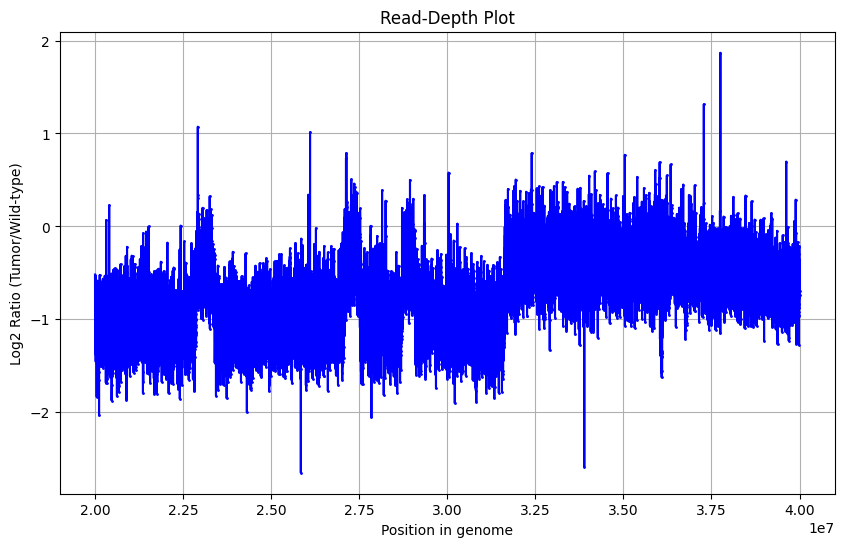

Python code for this plot:
import pandas as pd
import numpy as np
import matplotlib.pyplot as plt

# Read the output of samtools depth
def read_depth_file(depth_file):
    df = pd.read_csv(depth_file, sep='\t', header=None, names=['chrom', 'pos', 'depth'])
    return df

# Calculate mean read depth for a window of 1000 bases
def calculate_mean_depth(df):
    window_size = 1000
    df['window'] = df['pos'] // window_size
    mean_depth = df.groupby(['chrom', 'window'])['depth'].mean().reset_index()
    mean_depth['pos'] = mean_depth['window'] * window_size + window_size // 2
    return mean_depth

# Calculate log2 ratio between tumor and wild-type
def calculate_log2_ratio(df_tumor, df_wildtype):
    merged_df = pd.merge(df_tumor, df_wildtype, on=['chrom', 'pos'], suffixes=('_tumor', '_wildtype'))
    merged_df['log2_ratio'] = np.log2(merged_df['depth_tumor'] / merged_df['depth_wildtype'])
    return merged_df

# Plot log2 ratio and save as image
def save_log2_ratio_plot(df):
    plt.figure(figsize=(10, 6))
    plt.plot(df['pos'], df['log2_ratio'], color='blue', linestyle='-', marker='.', markersize=2)
    plt.xlabel('Position in genome')
    plt.ylabel('Log2 Ratio (Tumor/Wild-type)')
    plt.title('Read-Depth Plot')
    plt.grid(True)
    plt.savefig('read_depth_plot.png', bbox_inches='tight')  # Save plot as image file
    plt.close()


tumor_depth_file = 'tu_read_depth.txt'
wildtype_depth_file = 'wt_read_depth.txt'

df_tumor = read_depth_file(tumor_depth_file)
df_wildtype = read_depth_file(wildtype_depth_file)

df_mean_depth_tumor = calculate_mean_depth(df_tumor)
df_mean_depth_wildtype = calculate_mean_depth(df_wildtype)

df_log2_ratio = calculate_log2_ratio(df_mean_depth_tumor, df_mean_depth_wildtype)

save_log2_ratio_plot(df_log2_ratio)
